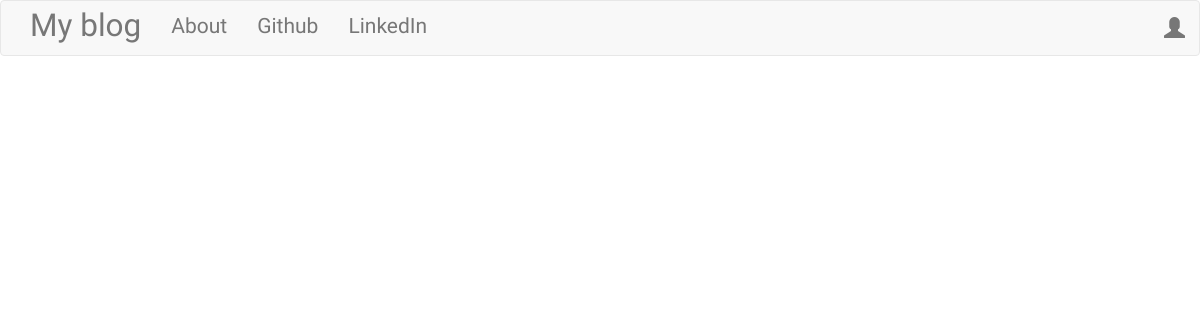
Before: / with the older database file.
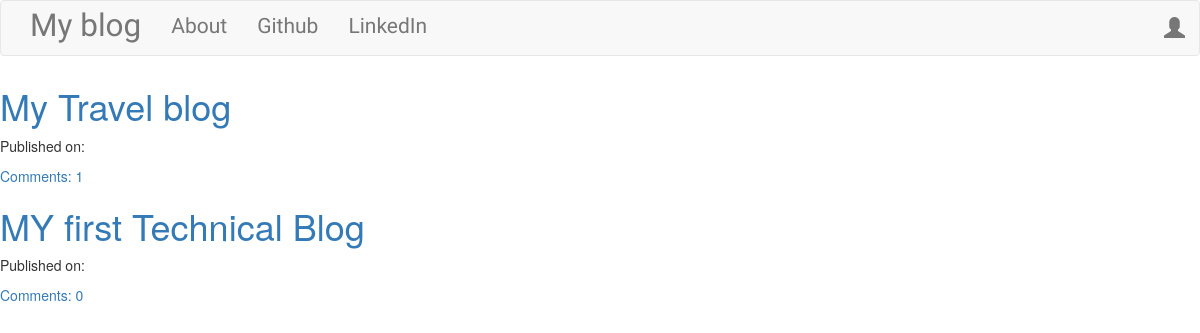
After: the same page with the newer database file.
### blog/models.py (models this page shows, shortened)
class Post(models.Model):
    author = models.ForeignKey('auth.User',on_delete=models.CASCADE)
    title = models.CharField(max_length=200)
    text = models.TextField()
    created_date = models.DateTimeField(default=timezone.now())
    published_date = models.DateTimeField(blank=True,null=True)
    def approve_comments(self):
        return self.comments.filter(approved_comment=True)

### blog/views.py (the view)
# urls.py: path('', views.PostListView.as_view(), name='post_list'),
class PostListView(ListView):
    model = Post
    def get_queryset(self):
        return Post.objects.filter(published_date__lte=timezone.now()).order_by('-published_date')

### blog/templates/blog/post_list.html
<!DOCTYPE html>
{% extends "blog/base.html" %}
{% block content %}
<div class="centerstage">
    {% for post in post_list %}
    <div class="post">
        <h1><a href="{% url 'post_detail' pk=post.pk %}">{{ post.title }}</a></h1>
        <div class="date">
            <p>Published on: {{post.published|date:"D M Y"}}</p>
        </div>
        <a href="{% url 'post_detail' pk=post.pk %}">Comments: {{ post.approve_comments.count }}</a>
    </div>
    {% endfor %}
</div>
{% endblock %}

### blog/templates/blog/base.html (shortened to what this page needs)
<!DOCTYPE html>
{% load static %}
<html lang="en">
<head>
    <link rel="stylesheet" href="https://maxcdn.bootstrapcdn.com/bootstrap/3.4.1/css/bootstrap.min.css">
    <link rel="stylesheet" href="//cdn.jsdelivr.net/npm/medium-editor@latest/dist/css/medium-editor.min.css" type="text/css" media="screen" charset="utf-8">
    <link rel="stylesheet" href="{% static 'css/blog.css' %}">
</head>
<body class="loader">
        <nav class="navbar navbar-default techfont custom-navbar">
            <div class="container">
                <ul class="nav navbar-nav">
                    <li><a class="navbar-brand bigbrand" href="{% url 'post_list' %}">My blog</a></li>
                    <li><a href="{% url 'about' %}">About</a></li>
                    <li><a href="https://www.github.com">Github</a></li>
                    <li><a href="https://www.linkedin.com">LinkedIn</a></li>
                </ul>
                <ul class="nav navbar-nav navbar-right">
                    {% if user.is_authenticated %}
                    <li>
                        <a href="{% url 'post_new' %}">New Post</a>
                    </li>
                    <li>
                        <a href="{% url 'post_draft_list' %}">Drafts</a>
                    </li>
                    <li>
                        <a href="{% url 'logout' %}">Log Out</a>
                    </li>
                    <li>
                        <a>Welcome: {{ user.username }}</a>
                    </li>
                    {% else %}
                    <li><a class="nav navbar-right" href="{% url 'login' %}"><span class="glyphicon glyphicon-user"></span></a></li>
                    {% endif %}
                </ul>
            </div>
        </nav>
        <div class="content cantainer">
            <div class="row">
                <div class="col-md-8">
                    <div class="blog_posts">
                        {% block content %}
                        {% endblock %}
                    </div>
                </div>
            </div>
        </div>
</body>
</html>

### blog/static/css/blog.css (style rules this page uses)
.bigbrand { font-size: 1.5em; }
.centerstage { margin-left: auto; margin-right: auto; }
.techfont { font-family: 'Russo One', sans-serif; font-size: 1.5em; margin-bottom: 10px; }
.loader { filter:hue-rotate(0deg); color:linear-gradient(45deg,#0f8,#08f); animation:hue 10000ms infinite linear; }

Changed rows visible on the page:
added Post: title "My Travel blog", approve_comments.count "1"
added Post: title "MY first Technical Blog", approve_comments.count "0"
